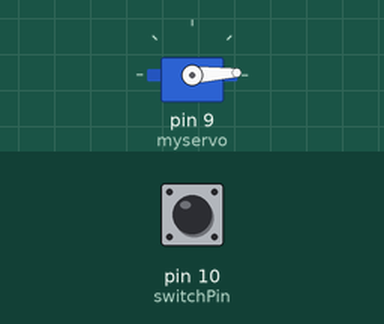
Simulated run of this sketch. Board: Arduino Uno, built with avr-gcc and run on an emulated ATmega328P. Shown: servo. The inputs (shaded band) are chosen by the test bench; at power-on: pin 10 (switchPin) LOW.

Above: at 0.05 s.
At 1.3 s:
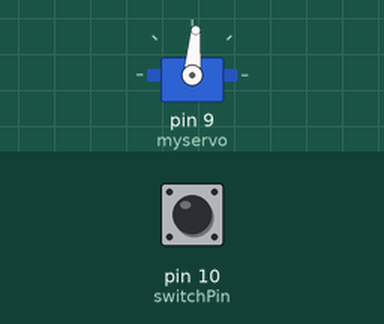
At 2.6 s:
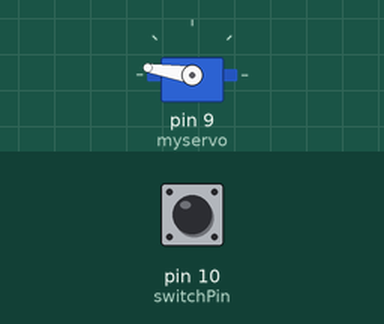
At 5.2 s:
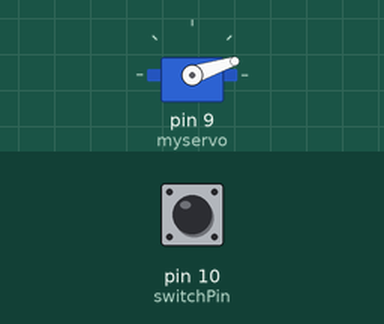
Timing chart, 0 to 7.1 s (numbered marks = the images above):
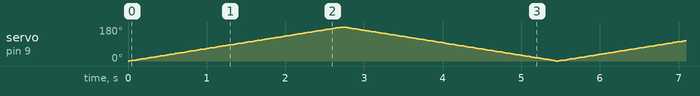

The sketch:

example2_task3.ino
```cpp
#include <Servo.h>
Servo myservo;
int pos;
int potpin = 0;
int switchPin = 10;

void setup()
{
	myservo.attach(9);
	pinMode(switchPin, INPUT);
}
void loop()
{
	if(digitalRead(switchPin) == HIGH){
		pos = analogRead(potpin);
		pos = map(pos, 0, 1023, 0 ,180);
		myservo.write(pos);
		delay(15);
	}
	else if(digitalRead(switchPin) == LOW){
		for(pos = 0; pos <= 180; pos += 1){
			myservo.write(pos);
			delay(15);
		}
		for(pos = 180; pos >= 0; pos -= 1){
			myservo.write(pos);
			delay(15);
		}
	}
}
```
